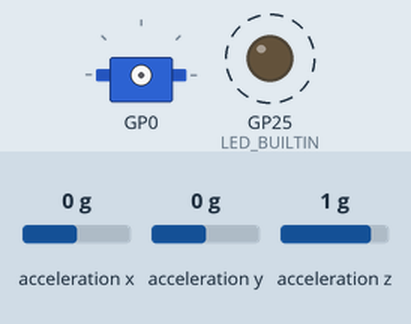
This program was run on a simulated Raspberry Pi Pico. Parts: servo, output pins drawn as LEDs (lit = HIGH). Wiring (inferred from the names in the program): PCA9685 PWM driver at I2C address 0x40; MPU-6050 motion sensor at I2C address 0x69. Dashed ring = blinking. The test bench sets the inputs (shaded band); at power-on: acceleration x 0 g, acceleration y 0 g, acceleration z 1 g. Servo pulses on a pin are drawn as a servo (544–2400 µs = 0–180°); what the program prints to the serial monitor is not drawn.

Above: at 0.05 s.
Timing chart, 0 to 5.2 s (numbered marks = the images above):
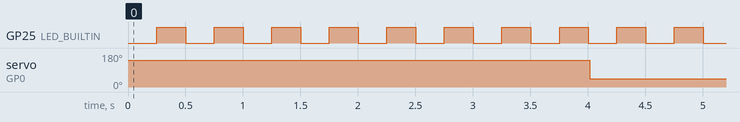

Measured:
- by itself, GP25 (LED_BUILTIN): alternates HIGH for 0.25 s and LOW for 0.25 s
- by itself, servo on GP0: alternates 141° for 2.0 s and 44° for 2.0 s

The program:

main.cpp
```cpp
// RP2040 board demo program (ships with Bench Workshop as public/firmware/rp2040-demo.uf2).
//  - blinks the on-board LED (GP25)
//  - every 2 s scans the I2C bus on GP4 (SDA) / GP5 (SCL) and lists every chip that answers
//  - a motion sensor (MPU-6050, 0x68/0x69) on the bus: prints what it feels
//  - a servo driver (PCA9685, 0x40-0x47) on the bus: swings the servo on its S0 back and forth
// Wire a module's VCC/GND to 3V3/GND and its SDA/SCL to GP4/GP5.
#include <Arduino.h>
#include <Wire.h>

static int mpuAddr = -1, pcaAddr = -1;

static void writeReg(uint8_t addr, uint8_t reg, uint8_t value) {
  Wire.beginTransmission(addr);
  Wire.write(reg);
  Wire.write(value);
  Wire.endTransmission();
}

static void pcaStart(uint8_t addr) {
  writeReg(addr, 0x00, 0x10);  // MODE1: sleep (the clock divider can only change while asleep)
  writeReg(addr, 0xFE, 121);   // PRE_SCALE: 25 MHz / (4096 * 50 Hz) - 1 = 121 -> 50 Hz
  writeReg(addr, 0x00, 0x20);  // MODE1: awake, register auto-increment
  delay(1);
}

static void pcaPulse(uint8_t addr, uint8_t channel, uint16_t us) {
  uint16_t off = (uint32_t)us * 4096 / 20000;  // 20 ms period at 50 Hz
  Wire.beginTransmission(addr);
  Wire.write(0x06 + 4 * channel);  // LEDn_ON_L, then ON_H, OFF_L, OFF_H
  Wire.write(0);
  Wire.write(0);
  Wire.write(off & 0xFF);
  Wire.write(off >> 8);
  Wire.endTransmission();
}

static void mpuPrint(uint8_t addr) {
  writeReg(addr, 0x6B, 0x00);  // PWR_MGMT_1: wake up
  Wire.beginTransmission(addr);
  Wire.write(0x3B);  // ACCEL_XOUT_H
  Wire.endTransmission(false);
  if (Wire.requestFrom(addr, (size_t)6) != 6) {
    Serial.println("MPU-6050: no data");
    return;
  }
  int16_t v[3];
  for (int i = 0; i < 3; i++) v[i] = (int16_t)((Wire.read() << 8) | Wire.read());
  // (this build's printf has no floats: thousandths of a g, as whole numbers)
  Serial.printf("MPU-6050 at 0x%02X: accel x %d  y %d  z %d (1000 = 1 g)\r\n", addr, v[0] * 1000 / 16384, v[1] * 1000 / 16384, v[2] * 1000 / 16384);
}

void setup() {
  pinMode(LED_BUILTIN, OUTPUT);
  Serial.begin(115200);
  Wire.setSDA(4);
  Wire.setSCL(5);
  Wire.begin();
  Serial.println("RP2040 demo: blinking GP25, scanning I2C on GP4/GP5");
}

void loop() {
  static uint32_t lastScan = 0;
  static bool swing = false;
  digitalWrite(LED_BUILTIN, (millis() / 250) % 2);
  if (millis() - lastScan >= 2000) {
    lastScan = millis();
    Serial.print("I2C scan:");
    int found = 0, mpu = -1, pca = -1;
    for (uint8_t a = 1; a < 127; a++) {
      Wire.beginTransmission(a);
      if (Wire.endTransmission() == 0) {
        Serial.printf(" 0x%02X", a);
        found++;
        if (a == 0x68 || a == 0x69) mpu = a;
        if (a >= 0x40 && a <= 0x47 && pca < 0) pca = a;
      }
    }
    Serial.println(found ? "" : " nothing");
    if (mpu >= 0) mpuPrint(mpu);
    if (pca >= 0) {
      if (pca != pcaAddr) pcaStart(pca);
      swing = !swing;
      pcaPulse(pca, 0, swing ? 2000 : 1000);  // 1 ms = one end, 2 ms = the other
      Serial.printf("PCA9685 at 0x%02X: servo S0 -> %s\r\n", pca, swing ? "2.0 ms" : "1.0 ms");
    }
    mpuAddr = mpu;
    pcaAddr = pca;
  }
  delay(5);
}
```
